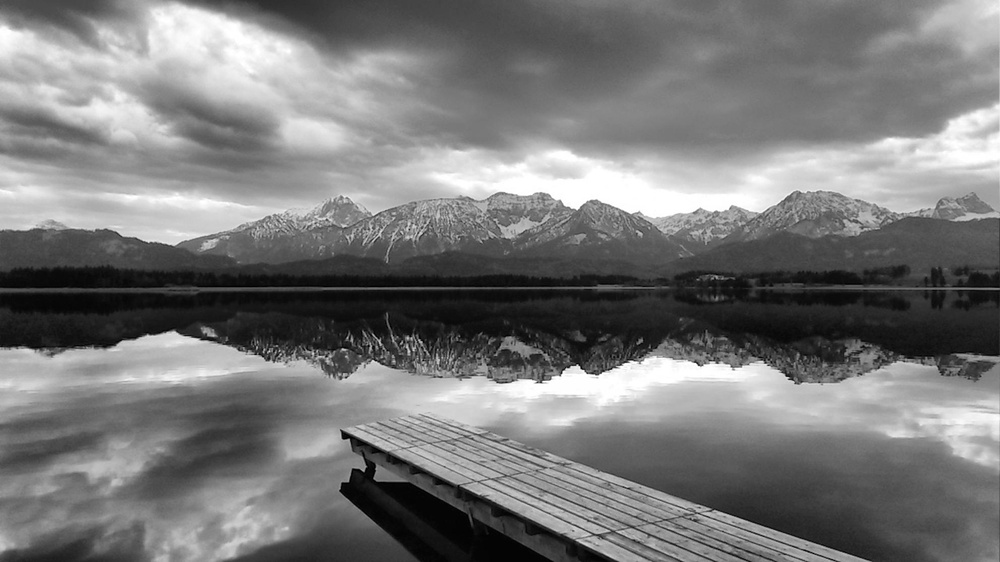
#> input picture Sem_VII/DIP/codes/images/p3.jpg, 1000 x 562 px, shrunk from 1984 x 1116 before the run
$ python histogram.py
#> lines starting #> are read from the running program, lines starting #| are printed output that depends on the picture
import cv2
import numpy as np
from matplotlib import pyplot as plt

# Load the image
filename = "./images/p3.jpg"
original_image = cv2.imread(filename)
#> original_image is the input picture: shape (562, 1000, 3); min 0, max 255, mean 120.7

# Convert the image to grayscale
gray_image = cv2.cvtColor(original_image, cv2.COLOR_BGR2GRAY)

# Calculate the histogram of the grayscale image
histogram_bins = [0] * 256
for pixel_value in gray_image.flatten():
    histogram_bins[pixel_value] += 1
#> this loop made 562000 passes
#> pixel_value on passes 1 to 3: 81, 81, 80
#> after the loop, histogram_bins = 256 values, max 5172 at index 255, min 79 at index 0, mean 2195.3

# Plot the original image histogram
plt.subplot(2, 2, 1)
plt.hist(gray_image.flatten(), 256, (0, 256), color="r")
plt.title("Original Histogram")

# Plot the grayscale image
plt.subplot(2, 2, 2)
plt.imshow(gray_image, cmap="gray")
plt.title("Grayscale Image")

# Perform histogram equalization
equalized_image = np.zeros(gray_image.shape)
rows, cols = gray_image.shape
#> rows = 562; cols = 1000
cumulative_distribution_function = [0.0] * 256

# Compute the cumulative distribution function (CDF)
cumulative_sum = 0
for i, bin_count in enumerate(histogram_bins):
    cumulative_sum += bin_count
    cumulative_distribution_function[i] = (cumulative_sum / (rows * cols)) * 255
#> this loop made 256 passes
#> (bin_count, cumulative_sum) on passes 1 to 3: (79, 79), (102, 181), (113, 294)
#> after the loop, cumulative_distribution_function = 256 values from 0.0358 to 255; cumulative_sum = 562000

# Map the old pixel values to new equalized values
for i in range(rows):
    for j in range(cols):
        equalized_image[i, j] = cumulative_distribution_function[gray_image[i, j]]
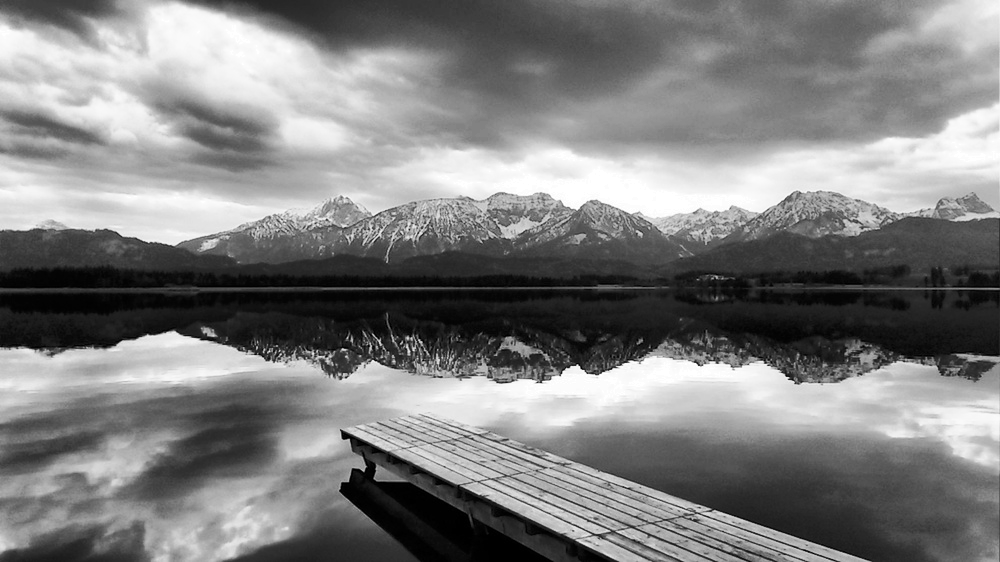
#> equalized_image: shape (562, 1000) float64; min 0.0358, max 255, mean 128.1

# Convert the image to uint8 type
equalized_image = np.uint8(equalized_image)

# Plot the histogram of the equalized image
plt.subplot(2, 2, 3)
plt.hist(equalized_image.flatten(), 256, (0, 256), color="r")
plt.title("Equalized Histogram")

# Plot the equalized image
plt.subplot(2, 2, 4)
plt.imshow(equalized_image, cmap="gray")
plt.title("Equalized Image")

# Display the plots
plt.show()
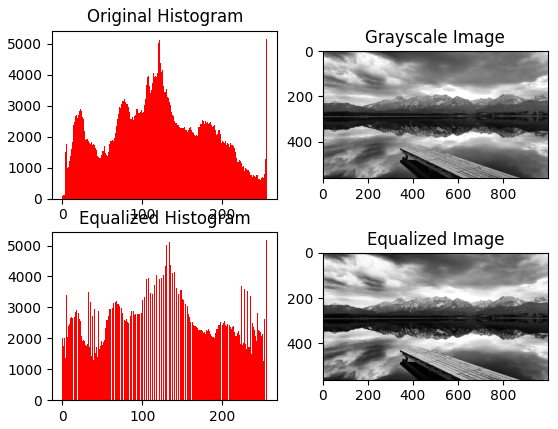
#> figure drawn by matplotlib, 4 panels; panel 1: tallest bar 5172 high, from x = 255 to 256; panel 3: tallest bar 5172 high, from x = 255 to 256

$ run again, with Sem_VII/DIP/codes/images/p1.jpg copied over Sem_VII/DIP/codes/images/p3.jpg
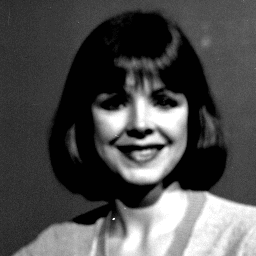
#> input picture Sem_VII/DIP/codes/images/p1.jpg, 256 x 256 px
#> original_image is the input picture: shape (256, 256, 3); min 1, max 255, mean 77.8
#> the loop `for pixel_value in gray_image.flatten():` made 65536 passes
#> pixel_value on passes 1 to 3: 39, 39, 47
#> after the loop `for pixel_value in gray_image.flatten():`: histogram_bins = 256 values, max 15056 at index 1, min 0 at index 0, mean 256
#> the loop `for i, bin_count in enumerate(histogram_bins):` made 256 passes
#> (bin_count, cumulative_sum) on passes 1 to 3: (0, 0), (15056, 15056), (0, 15056)
#> after the loop `for i, bin_count in enumerate(histogram_bins):`: cumulative_distribution_function = 256 values from 0 to 255; cumulative_sum = 65536
#> after the loop `for i in range(rows):`:
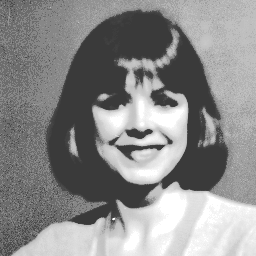
#> equalized_image: shape (256, 256) float64; min 58.58, max 255, mean 139.9
#> `plt.show()`:
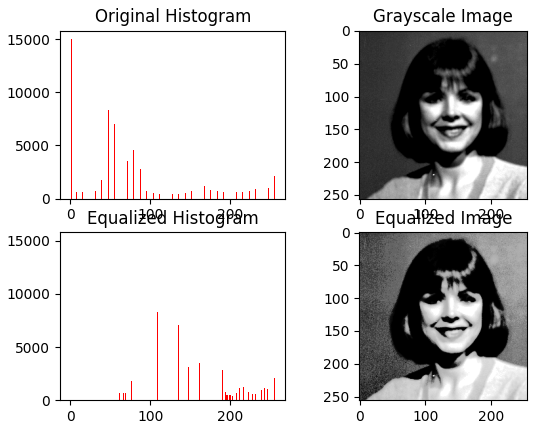
#> figure drawn by matplotlib, 4 panels; panel 1: tallest bar 15056 high, from x = 1 to 2; panel 3: tallest bar 15056 high, from x = 58 to 59

$ run again, with Sem_VII/DIP/codes/images/p2.jpg copied over Sem_VII/DIP/codes/images/p3.jpg
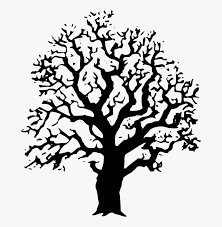
#> input picture Sem_VII/DIP/codes/images/p2.jpg, 222 x 227 px
#> original_image is the input picture: shape (227, 222, 3); min 0, max 255, mean 198.8
#> after the loop `for pixel_value in gray_image.flatten():`: histogram_bins = 256 values, max 32947 at index 247, min 0 at index 1, mean 196.9
#> the loop `for i, bin_count in enumerate(histogram_bins):` made 256 passes
#> (bin_count, cumulative_sum) on passes 1 to 3: (8022, 8022), (0, 8022), (0, 8022)
#> after the loop `for i, bin_count in enumerate(histogram_bins):`: cumulative_distribution_function = 256 values from 40.59 to 255; cumulative_sum = 50394
#> after the loop `for i in range(rows):`:
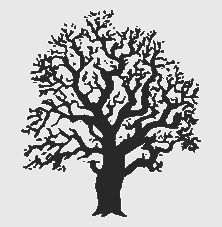
#> equalized_image: shape (227, 222) float64; min 40.59, max 255, mean 185.7
#> `plt.show()`:
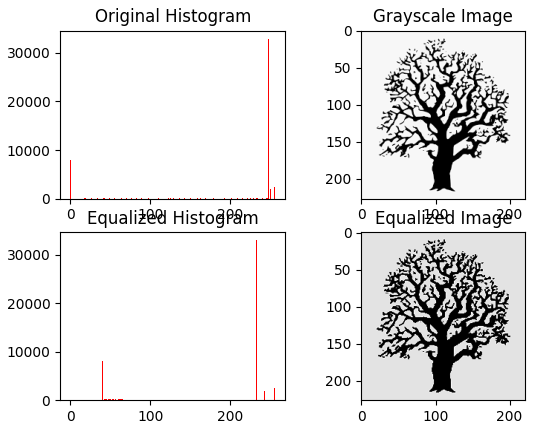
#> figure drawn by matplotlib, 4 panels; panel 1: tallest bar 32947 high, from x = 247 to 248; panel 3: tallest bar 32947 high, from x = 232 to 233

$ run again, with Sem_VII/DIP/codes/images/p4.jpg copied over Sem_VII/DIP/codes/images/p3.jpg
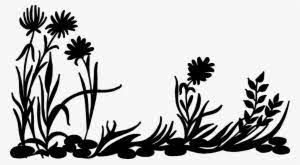
#> input picture Sem_VII/DIP/codes/images/p4.jpg, 300 x 165 px
#> original_image is the input picture: shape (165, 300, 3); min 0, max 255, mean 189.5
#> the loop `for pixel_value in gray_image.flatten():` made 49500 passes
#> pixel_value on passes 1 to 3: 246, 246, 246
#> after the loop `for pixel_value in gray_image.flatten():`: histogram_bins = 256 values, max 25135 at index 246, min 13 at index 79, mean 193.4
#> the loop `for i, bin_count in enumerate(histogram_bins):` made 256 passes
#> (bin_count, cumulative_sum) on passes 1 to 3: (2752, 2752), (684, 3436), (432, 3868)
#> after the loop `for i, bin_count in enumerate(histogram_bins):`: cumulative_distribution_function = 256 values from 14.18 to 255; cumulative_sum = 49500
#> after the loop `for i in range(rows):`:
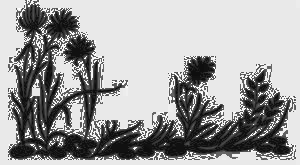
#> equalized_image: shape (165, 300) float64; min 14.18, max 255, mean 161.1
#> `plt.show()`:
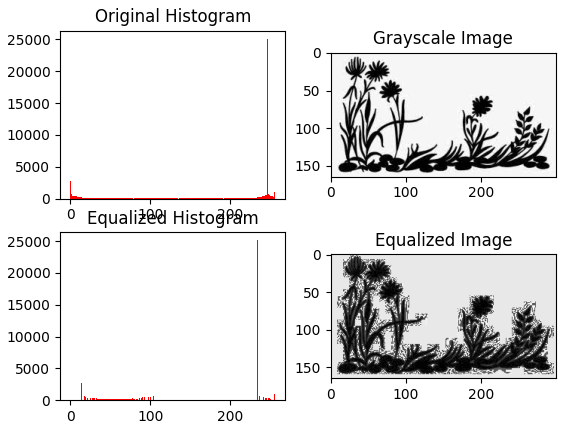
#> figure drawn by matplotlib, 4 panels; panel 1: tallest bar 25135 high, from x = 246 to 247; panel 3: tallest bar 25135 high, from x = 233 to 234
